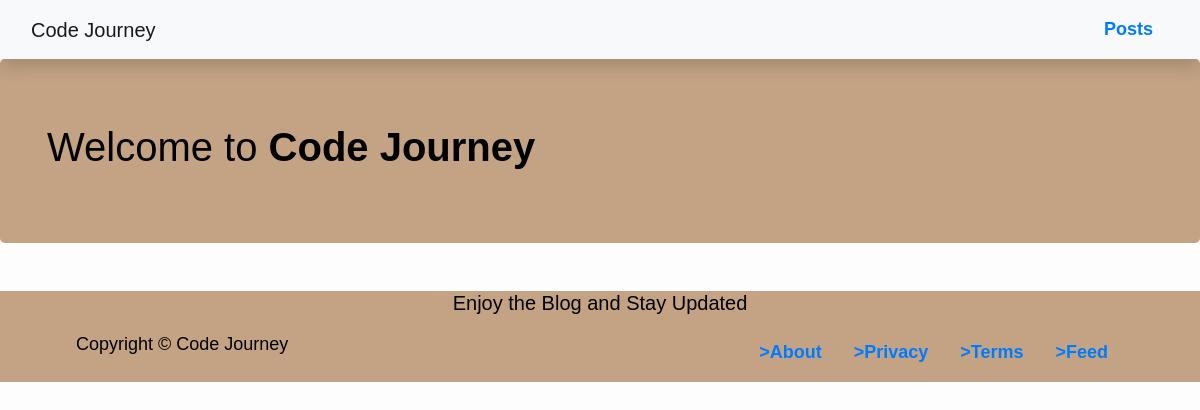
The app's page /, older data.
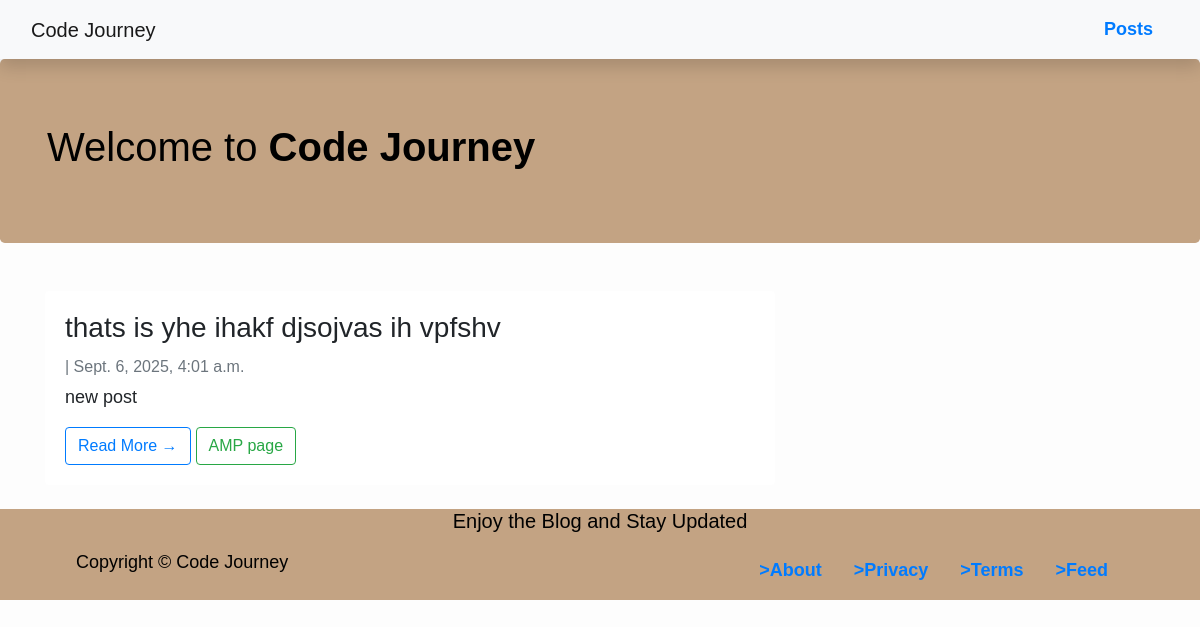
The same page, newer data.
### blog/models.py (models this page shows)
class Post(models.Model):
    title = models.CharField(max_length=200, unique=True)
    slug = models.SlugField(max_length=200, unique=True)
    author = models.ForeignKey(User, on_delete=models.CASCADE)
    created_at = models.DateTimeField(auto_now_add=True)
    updated_at = models.DateTimeField(auto_now=True)
    content = models.TextField()
    metades = models.CharField(max_length=300, default="new post")
    status = models.IntegerField(choices=STATUS, default=0)

### blog/views.py (the view)
# urls.py: path('', PostList.as_view(), name='home'),
class PostList(generic.ListView):
  queryset = Post.objects.filter(status=1).order_by('-created_at')
  template_name = 'index.html'
  context_object_name = 'posts_list'
  paginate_by = 4

### blog/templates/index.html (shortened to what this page needs)
{% extends "base.html" %}  {% block content %}
<header class="jumbotron" style="background-color: hsl(30, 35%, 64%); color:black">
  <div class="container">
    <p class="h1">Welcome to <strong>Code Journey</strong></p>
  </div>
</header>
<div class="container">
  <div class="row">
    <div class="col-md-8 mt-3 left">
      {% for post in posts_list %}
      <div class="shadow-none card mb-4" id="newsfeed">
        <div class="card-body">
          <h3 class="card-title">{{ post.title }}</h3>
          <p class="card-text text-muted h6">
            | {{ post.created_at}}
          </p>
          <p class="card-text">{{ post.metades }}</p>
          <span
            ><a
              href="{% url 'post_detail' post.slug  %}"
              class="btn btn-outline-primary"
              >Read More →</a
            ></span
          >
          <span
            ><a
              href="{% url 'post_detail_amp' post.slug %}"
              class="btn btn-outline-success"
              >AMP page</a
            ></span
          >
        </div>
      </div>
      {% endfor %}
    </div>
  </div>
</div>
 {%endblock%}

Row changes from the older to the newer data that the page shows:
now on this page (row edited): Post: title "thats is yhe ihakf djsojvas ih vpfshv", created_at "Sept. 6, 2025, 4:01 a.m.", metades "new post"
